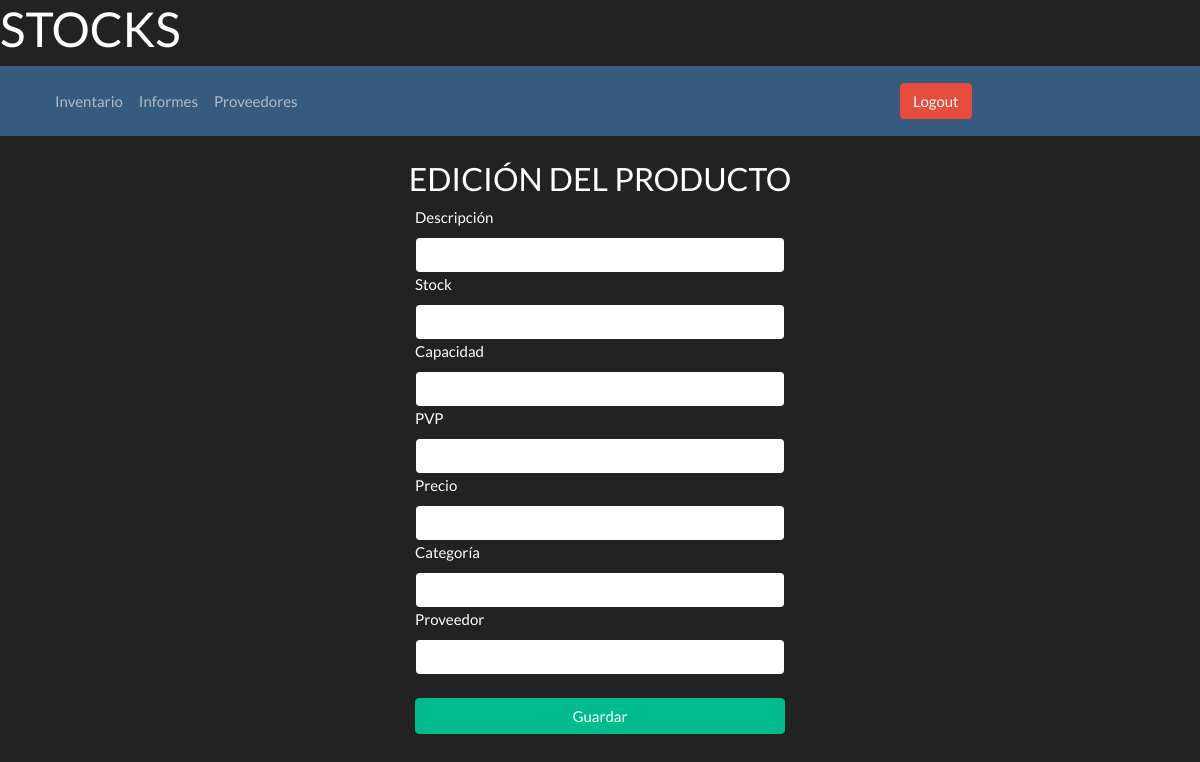
Page /editar-producto/1 on the earlier database version.
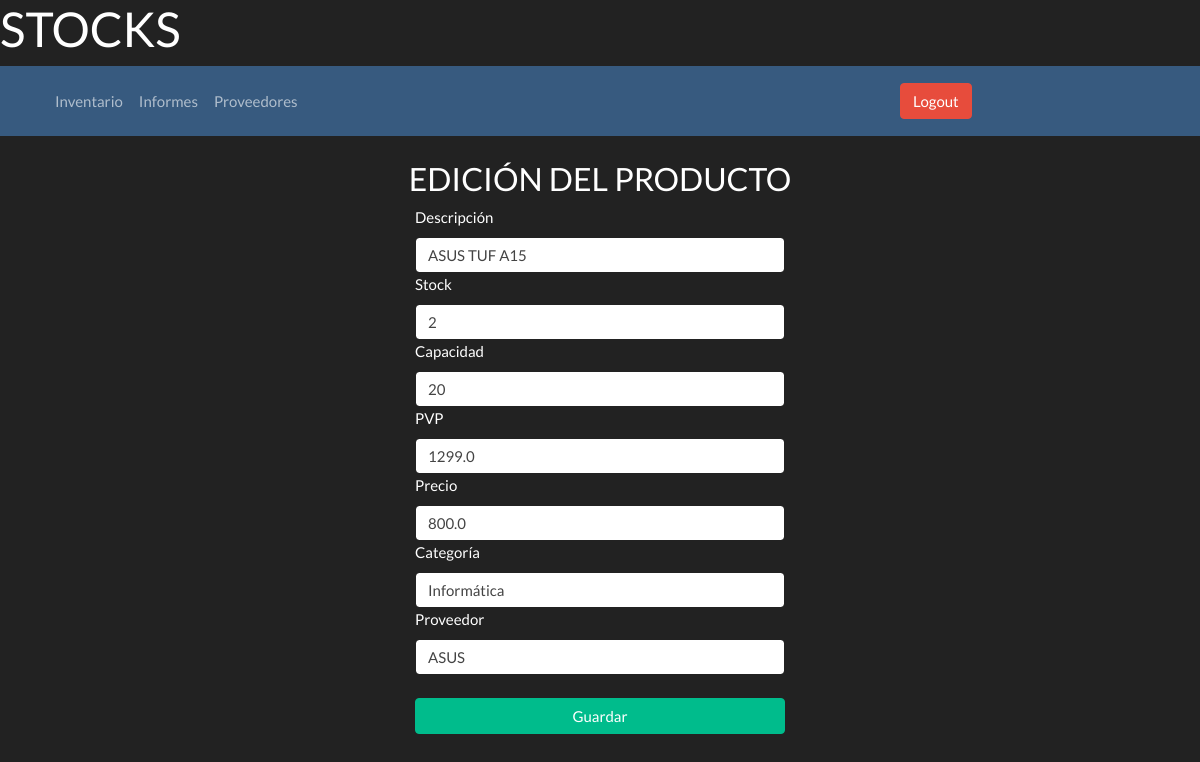
Same page on the later database version.
### models.py (models this page shows, shortened)
class Producto(db.Base):
    __tablename__ = 'producto'
    __table_args__ = {'sqlite_autoincrement': True}
    id = Column(Integer, primary_key=True)
    descripcion = Column(String(200), nullable=False)
    stock = Column(Integer, nullable=False)
    capacidad = Column(Integer, nullable=False)
    pvp = Column(Float, nullable=False)
    precio = Column(Float, nullable=False)
    categoria = Column(String(50), nullable=False)
    proveedor = Column(String(100), nullable=False)
    id_proveedor = Column(Integer, ForeignKey('proveedor.id_proveedor'))

### stocks.py (the view)
@bp.route('/editar-producto/<id>')
def editar(id):
    producto = get_db().execute('SELECT * FROM producto WHERE id = ?', (id,)).fetchone()
    print(producto)
    return render_template('stocks/editProduct.html', producto=producto)

### db.py (called while the page is built)
def get_db():
    if 'db' not in g:
        g.db = sqlite3.connect(current_app.config['DATABASE'])
        g.db.row_factory = sqlite3.Row
    return g.db

### templates/auth.py (called while the page is built)
@bp.before_app_request
def load_logged_in_user():
    id_usuario = session.get('id_usuario')
    if id_usuario is None:
        g.usuario = None
    else:
        g.usuario = get_db().execute(
            'SELECT * FROM usuario WHERE id_usuario = ?', (id_usuario,)
        ).fetchone()

### templates/stocks/editProduct.html (shortened to what this page needs)
<!DOCTYPE html>
<html lang="en">
<head>
    <link rel="stylesheet" href="https://cdn.jsdelivr.net/npm/bootswatch@4.5.2/dist/darkly/bootstrap.min.css"
>
</head>
<body>
<main>
    <h1>STOCKS</h1>
    <nav class="navbar navbar-expand-lg navbar-dark bg-primary">
        <div class="container-fluid">
            <div class="collapse navbar-collapse" id="navbarColor03">
                <ul class="navbar-nav me-auto">
                    <li class="nav-item">
                        <a class="nav-link" href="/inventario">Inventario
                        </a>
                    </li>
                    <li class="nav-item">
                        <a class="nav-link" href="/informes">Informes</a>
                    </li>
                    <li class="nav-item">
                        <a class="nav-link" href="/proveedores">Proveedores</a>
                    </li>
                </ul>
                <div class="fixed">
                    <a href="{{ url_for('auth.logout') }}" class="btn btn-danger">Logout</a>
                </div>
            </div>
        </div>
    </nav>
    <h3 class="text-center mt-4">EDICIÓN DEL PRODUCTO</h3>
    <div class="form-group">
        <div class="col-md-4 offset-md-4 my-auto">
            <form action='/editProduct/{{producto.id}}' method='post'>
                <label class="col-form-" for="inputDescripcion">Descripción</label>
                <input type="text" name=new_descripcion class="form-control" value=
                        '{{producto.descripcion}}' id="inputDescripcion" >
                <label class='col-form-' for="inputStock">Stock</label>
                <input type="number" name=new_stock class="form-control" value=
                        '{{producto.stock}}' id="inputStock">
                <label class='col-form-' for="inputCapacidad">Capacidad</label>
                <input type="number" name=new_capacidad class="form-control" value=
                        '{{producto.capacidad}}' id="inputCapacidad">
                <label class="col-form-" for="inputPVP">PVP</label>
                <input type="number" name=new_PVP class="form-control" value=
                        '{{producto.PVP}}' id="inputPVP">
                <label class="col-form-" for="inputPrecio">Precio</label>
                <input type="number" name=new_precio class="form-control" value=
                        "{{producto.precio}}" id="inputPrecio">
                <label class="col-form-" for="inputCategoria">Categoría</label>
                <input type="text" name=new_categoria class="form-control" value=
                        '{{producto.categoria}}' id="inputCategoria">
                <label class="col-form-" for="inputCategoria">Proveedor</label>
                <input type="text" name=new_proveedor class="form-control" value=
                        '{{producto.proveedor}}' id="inputProveedor">
                <button type="submit" class="btn btn-success btn-block">Guardar</button>
            </form>
        </div>
    </div>
</main>
</body>
</html>

### templates/stocks/editProduct.html (style rules this page uses)
div.fixed { position: fixed; right: 0; width: 300px; }

Differences in the rows shown:
added Producto: new_descripcion "ASUS TUF A15", new_stock "2", new_capacidad "20", new_PVP "1299.0", new_precio "800.0", new_categoria "Informática", new_proveedor "ASUS"
